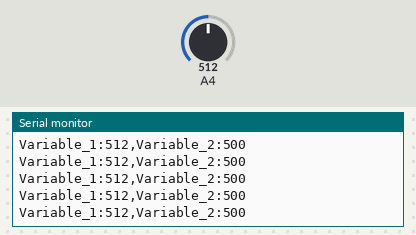
Bench run of a sketch on a simulated Arduino Mega 2560, built with avr-gcc and run on an emulated ATmega2560. On the bench: the last lines printed to the serial monitor. The inputs (shaded band) are chosen by the test bench; at power-on: A4 = 512.

Above: at 1.2 s.
1.3 s: A4 set to 11
At 2.1 s:
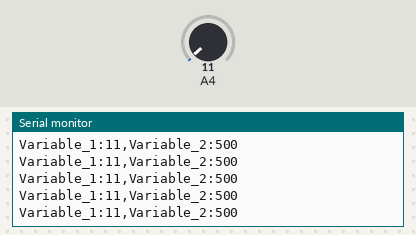
4.3 s: A4 set to 8
At 5.2 s:
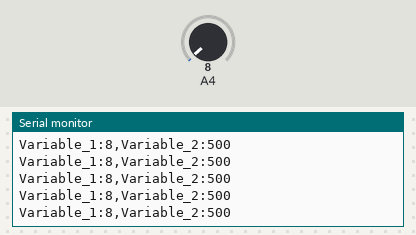
5.8 s: A4 set to 122
At 6.3 s:
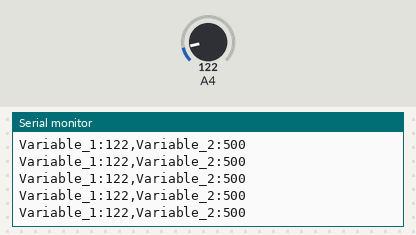
8.8 s: A4 set to 91
At 9.8 s:
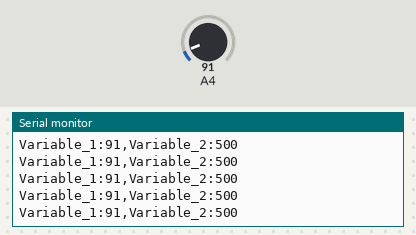
Timing chart, 0 to 11.8 s (numbered marks = the images above; inputs shaded):
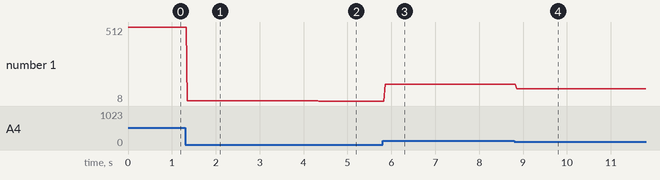

The sketch:

sensor_1.ino
```cpp
#define LDR  36
int LDR_Value=0;
int static_variable = 500;

void setup() {
  Serial.begin(9600);
}

void loop() {
  LDR_Value = analogRead(LDR);

  Serial.print("Variable_1:");
  Serial.print(LDR_Value);
  Serial.print(",");
  Serial.print("Variable_2:");
  Serial.println(static_variable);
  delay(20);
}
```

Measured:
- after the input at 1.3 s, the serial monitor: prints a new line after 0.05 s (image 1)
- after the input at 4.3 s, the serial monitor: prints a new line after 0.05 s (image 2)
- after the input at 5.8 s, the serial monitor: prints a new line after 0.06 s (image 3)
- after the input at 8.8 s, the serial monitor: prints a new line after 0.06 s (image 4)
- plotted number 1: 512 → 11 after the input at 1.3 s, 11 → 8 after the input at 4.3 s, 8 → 122 after the input at 5.8 s, 122 → 91 after the input at 8.8 s
